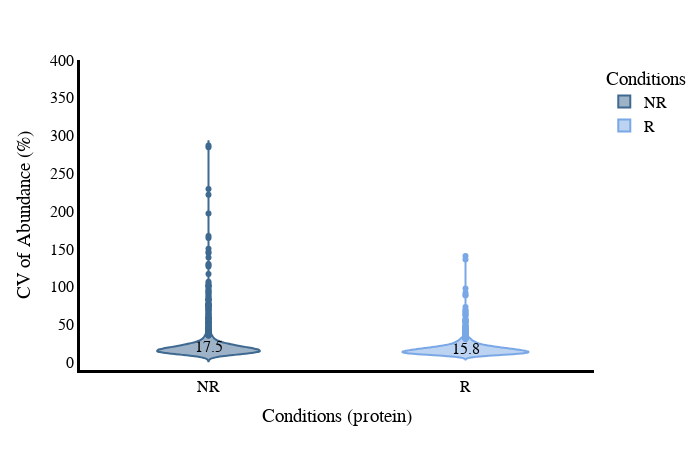

Notebook code for this chart:
### Code cell
# CV violin plot
plot_options={    
        "median label": "True", #only works for total and MS2, can be found in CV_summary if you set WRITE_OUTPUT = True
        "box": False,
        "X Title": "Conditions (protein)",
        "Y Title": "CV of Abundance (%)",
        "color": ["#3E6990", "#7aa8e6","#C6878F", "#fac8d3","#AABD8C", "#E9E3B4",  "#F39B6D", "#C6878F", "pink",
                  "orange", "brown", "pink", "gray", "olive", "cyan", "black","red",
                  "yellow","green","blue","indigo","violet"],
        "width": 700,
        "height": 450,
        "font": dict(size=16, family="Arial black",color="black"),
        "ylimits": [-10, 400],
        "CV mode": "MS2",#grouped, total, MS2, grouped_stacked, stacked
        "Group By X": "Gradient Length", #ID_Mode does MS2 vs MBR
        "Group By Color": "Acquisition Mode",#ID_Mode does MS2 vs MBR
        "Group By Stack": "ID_Mode" #ID_Mode does MS2 vs MBR
    }
plot_options["plot_type"] = 1 # 1 is protein, 2 is peptide
figure, _, _ =CV_plots(data_obj, plot_options, saved_settings,username="20min_SC")
figure.show()

### Figure 1 — Plotly figure (JSON) as saved in the notebook; plotly's stock layout.template omitted (floating-point values rounded to 4 significant figures; data arrays with more than 128 entries replaced by an {"elided": "..."} marker saying what was removed)
{"data": [{"alignmentgroup": "True", "box": {"visible": false}, "hovertemplate": "Conditions=%{x}<br>CV=%{y}<extra></extra>", "legendgroup": "NR", "marker": {"color": "#3E6990"}, "name": "NR", "offsetgroup": "NR", "orientation": "v", "scalegroup": "True", "showlegend": true, "type": "violin", "x": {"elided": "1470 str values"}, "x0": " ", "xaxis": "x", "y": {"elided": "1470 float values"}, "y0": " ", "yaxis": "y"}, {"alignmentgroup": "True", "box": {"visible": false}, "hovertemplate": "Conditions=%{x}<br>CV=%{y}<extra></extra>", "legendgroup": "R", "marker": {"color": "#7aa8e6"}, "name": "R", "offsetgroup": "R", "orientation": "v", "scalegroup": "True", "showlegend": true, "type": "violin", "x": {"elided": "1704 str values"}, "x0": " ", "xaxis": "x", "y": {"elided": "1704 float values"}, "y0": " ", "yaxis": "y"}], "layout": {"annotations": [{"showarrow": false, "text": "17.5", "x": "NR", "y": 20.09}, {"showarrow": false, "text": "15.8", "x": "R", "y": 18.22}], "font": {"color": "black", "family": "Arial black", "size": 16}, "height": 450, "legend": {"title": {"text": "Conditions"}, "tracegroupgap": 0}, "margin": {"t": 60}, "paper_bgcolor": "white", "plot_bgcolor": "white", "showlegend": true, "violinmode": "overlay", "width": 700, "xaxis": {"anchor": "y", "categoryarray": ["NR", "R"], "categoryorder": "array", "domain": [0, 1], "linecolor": "black", "linewidth": 3, "showline": true, "title": {"text": "Conditions (protein)"}}, "yaxis": {"anchor": "x", "domain": [0, 1], "linecolor": "black", "linewidth": 3, "range": [-10, 400], "showline": true, "title": {"text": "CV of Abundance (%)"}}}}
